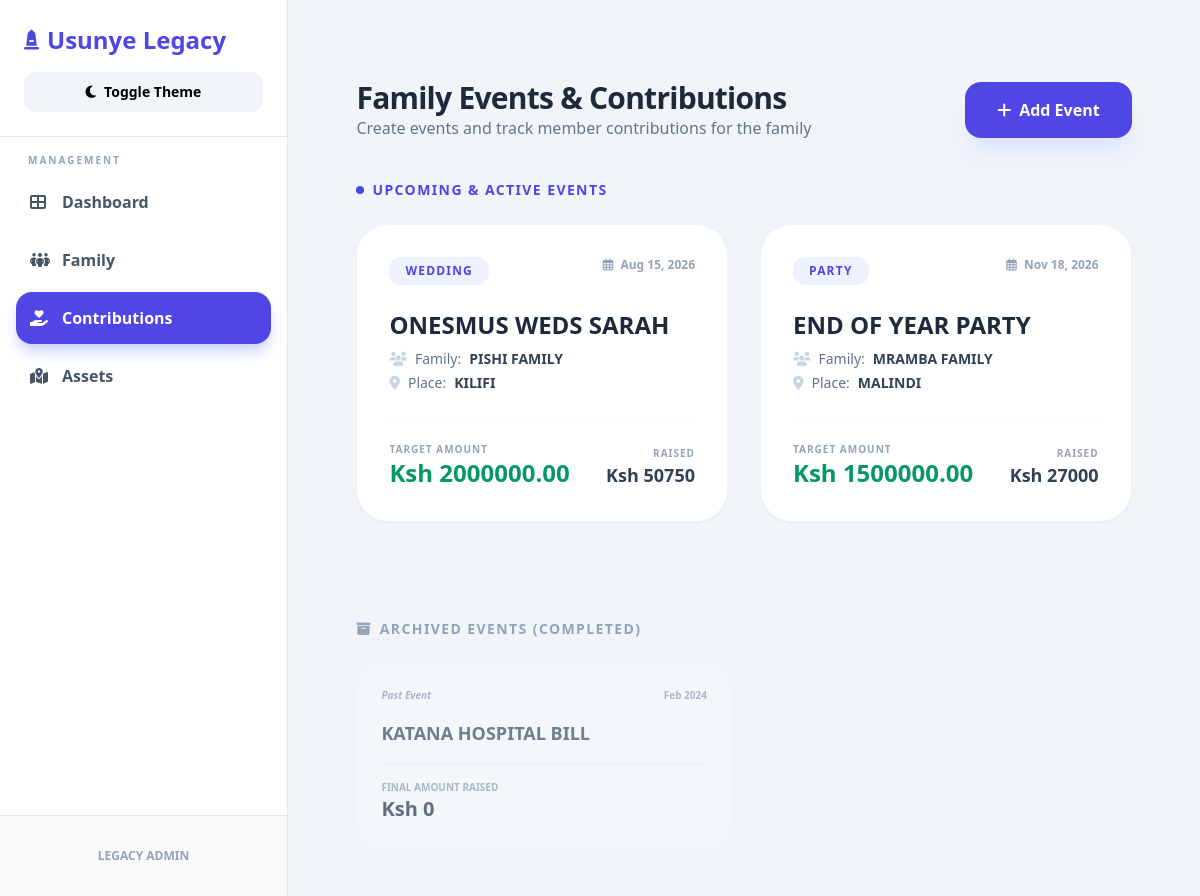
Before: /contributions/ with the older database file.
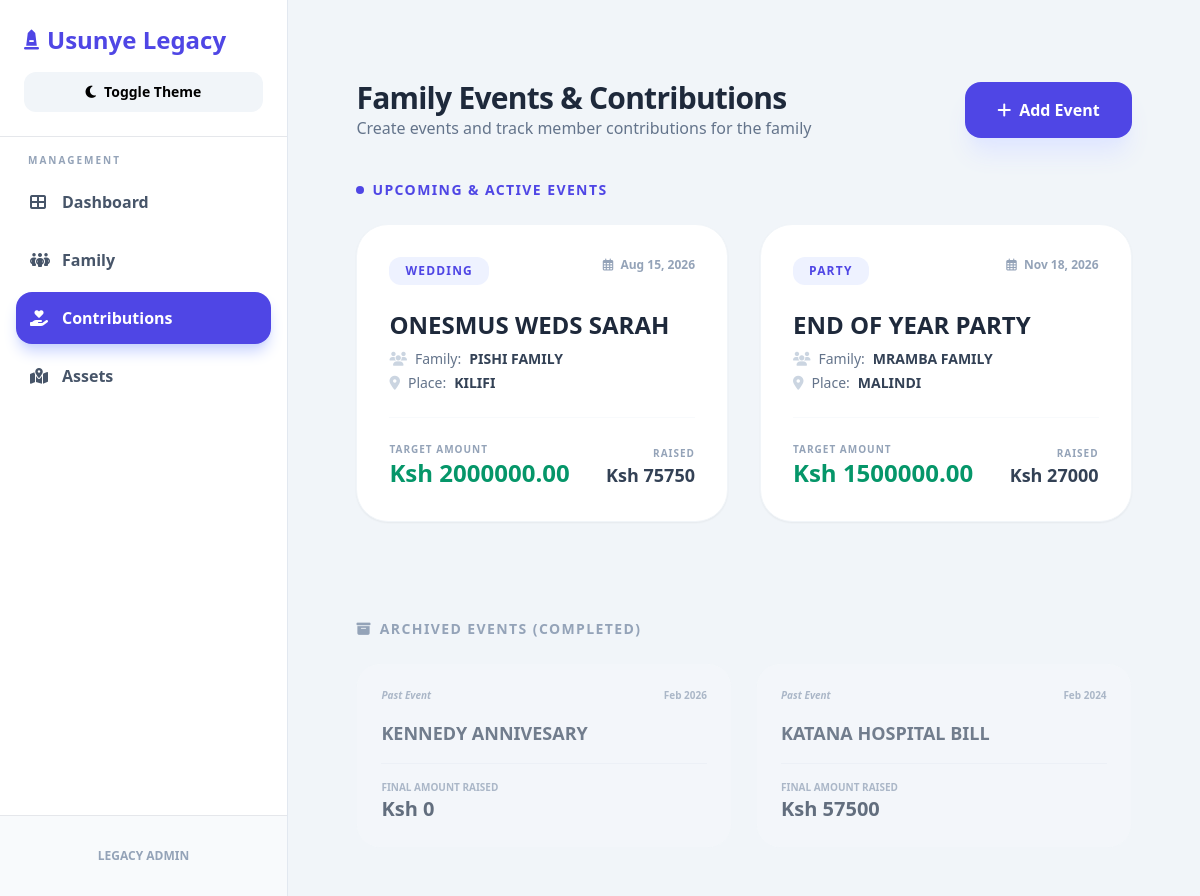
After: the same page with the newer database file.
### lineage/models.py (models this page shows, shortened)
class Event(models.Model):
    title = models.CharField(max_length=200)
    type = models.ForeignKey(EventType, on_delete=models.SET_NULL, null=True)
    family_name = models.CharField(max_length=200)
    location = models.CharField(max_length=200)
    date = models.DateField()
    goal_amount = models.DecimalField(max_digits=12, decimal_places=2)
    is_active = models.BooleanField(default=True)
    def __str__(self):
        return f"{self.title} ({self.family_name})"
    @property
    def total_contributed(self):
        result = self.contributions.aggregate(total=Sum('amount'))['total']
        return result or 0

class EventType(models.Model):
    name = models.CharField(max_length=100, unique=True)
    def __str__(self):
        return self.name

### lineage/views.py (the view)
# urls.py: path('contributions/', views.contributions, name='contributions'),
def contributions(request):
    today = timezone.now().date()
    active_events = Event.objects.filter(date__gte=today).order_by('date')
    archived_events = Event.objects.filter(date__lt=today).order_by('-date')
    event_form = EventForm()
    contribution_form = ContributionForm()
    context = {
        'events': active_events,
        'archived_events': archived_events,
        'event_form': event_form,
        'contribution_form': contribution_form,
    }
    return render(request, 'lineage/contributions.html', context)

### lineage/models.py (called while the page is built)
    def __str__(self):
        return self.name

### lineage/templates/lineage/contributions.html (shortened to what the changed rows need)
{% extends 'lineage/base.html' %}
{% block content %}
<div class="animate__animated animate__fadeIn space-y-10 max-w-[95%] mx-auto [&_input[type=number]]:[appearance:textfield] [&_input[type=number]::-webkit-outer-spin-button]:appearance-none [&_input[type=number]::-webkit-inner-spin-button]:appearance-none">
    <div class="flex flex-col md:flex-row md:items-center justify-between gap-4">
        <div>
            <h2 class="text-3xl font-black text-slate-800 dark:text-slate-200 tracking-tight">Family Events & Contributions</h2>
        </div>
    </div>
    <div>
        <div class="grid grid-cols-1 md:grid-cols-2 xl:grid-cols-3 gap-8">
            {% for event in events %}
            <div class="bg-white dark:bg-slate-900 rounded-[2rem] border border-slate-100 dark:border-slate-700 shadow-sm hover:shadow-2xl hover:-translate-y-1 transition-all duration-300 cursor-pointer group" onclick="openEvent('{{ event.id }}')">
                <div class="p-8 space-y-6">
                    <div class="flex justify-between items-start">
                        <span class="px-4 py-1.5 rounded-xl text-xs font-black uppercase tracking-widest
                            {% if event.type == 'Wedding' %}bg-pink-50 text-pink-600 dark:bg-pink-800/20 dark:text-pink-400
                            {% elif event.type == 'Party' %}bg-amber-50 text-amber-600 dark:bg-amber-800/20 dark:text-amber-400
                            {% elif event.type == 'Funeral' %}bg-slate-100 text-slate-700 dark:bg-slate-800/20 dark:text-slate-300
                            {% else %}bg-indigo-50 text-indigo-600 dark:bg-indigo-800/20 dark:text-indigo-400{% endif %}">
                            {{ event.type }}
                        </span>
                        <span class="text-xs font-bold text-slate-400 dark:text-slate-300"><i class="far fa-calendar-alt mr-1"></i> {{ event.date|date:"M d, Y" }}</span>
                    </div>
                    <div>
                        <h3 class="text-2xl font-black text-slate-800 dark:text-slate-200 group-hover:text-indigo-600 dark:group-hover:text-indigo-400 transition-colors">{{ event.title }}</h3>
                        <div class="mt-2 space-y-1">
                            <p class="text-sm text-slate-500 dark:text-slate-400 flex items-center gap-2"><i class="fas fa-users text-slate-300 dark:text-slate-600"></i> Family: <span class="font-semibold text-slate-700 dark:text-slate-200">{{ event.family_name }}</span></p>
                            <p class="text-sm text-slate-500 dark:text-slate-400 flex items-center gap-2"><i class="fas fa-map-marker-alt text-slate-300 dark:text-slate-600"></i> Place: <span class="font-semibold text-slate-700 dark:text-slate-200">{{ event.location }}</span></p>
                        </div>
                    </div>
                    <div class="flex justify-between items-end pt-6 border-t border-slate-50 dark:border-slate-700">
                        <div>
                            <p class="text-[10px] text-slate-400 dark:text-slate-500 uppercase font-black tracking-widest">Target Amount</p>
                            <p class="text-2xl font-black text-emerald-600">Ksh {{ event.goal_amount }}</p>
                        </div>
                        <div class="text-right">
                            <p class="text-[10px] text-slate-400 dark:text-slate-500 uppercase font-black tracking-widest">Raised</p>
                            <p class="text-lg font-bold text-slate-700 dark:text-slate-200">Ksh {{ event.total_contributed }}</p>
                        </div>
                    </div>
                </div>
            </div>
            {% empty %}
            <div class="col-span-full py-12 text-center bg-slate-50 dark:bg-slate-800 rounded-[2rem] border-2 border-dashed border-slate-200 dark:border-slate-700">
                <p class="text-slate-400 dark:text-slate-500 font-medium">No active events.</p>
            </div>
            {% endfor %}
        </div>
    </div>
    {% if archived_events %}
    <div class="pt-4">
        <div class="grid grid-cols-1 md:grid-cols-2 xl:grid-cols-4 gap-6">
            {% for event in archived_events %}
            <div class="bg-slate-50/50 dark:bg-slate-900/50 rounded-3xl border border-slate-100 dark:border-slate-700 p-6 opacity-75 hover:opacity-100 transition-opacity cursor-pointer" onclick="openEvent('{{ event.id }}')">
                <div class="flex justify-between items-center mb-4">
                    <span class="text-[10px] font-bold text-slate-400 dark:text-slate-500 italic">Past Event</span>
                    <span class="text-[10px] font-bold text-slate-400 dark:text-slate-500">{{ event.date|date:"M Y" }}</span>
                </div>
                <h4 class="text-lg font-bold text-slate-600 dark:text-slate-200">{{ event.title }}</h4>
                <div class="mt-4 pt-4 border-t border-slate-200/50 dark:border-slate-700/50">
                    <p class="text-[10px] font-black text-slate-400 dark:text-slate-500 uppercase">Final Amount Raised</p>
                    <p class="text-xl font-black text-slate-700 dark:text-slate-200">Ksh {{ event.total_contributed }}</p>
                </div>
            </div>
            {% endfor %}
        </div>
    </div>
    {% endif %}
</div>
{% endblock %}

Changed rows visible on the page:
computed for Event "ONESMUS WEDS SARAH": total_contributed "50750" → "75750"
added Event: date "Feb 2026", title "KENNEDY ANNIVESARY", total_contributed "0", shown under "ARCHIVED EVENTS (COMPLETED)"
computed for Event "KATANA HOSPITAL BILL": total_contributed "0" → "57500"
